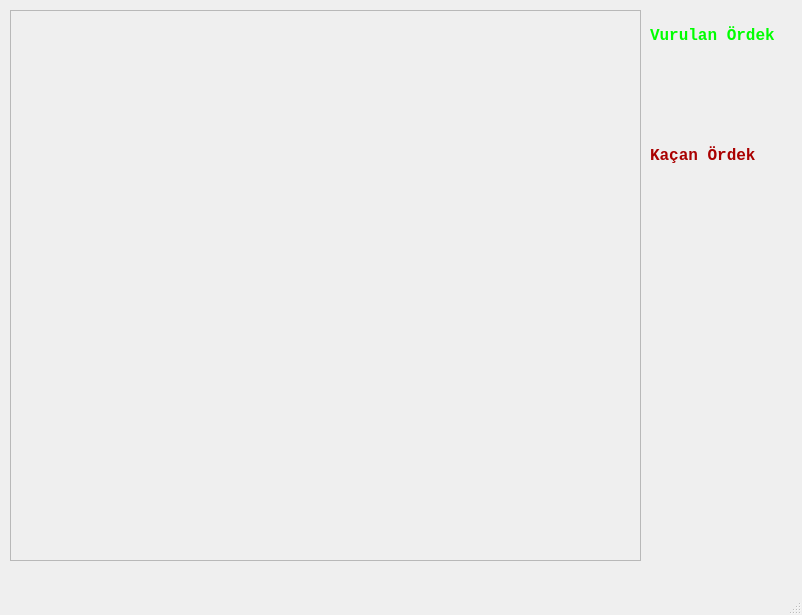
<?xml version="1.0" encoding="UTF-8"?>
<ui version="4.0">
 <class>MainWindow</class>
 <widget class="QMainWindow" name="MainWindow">
  <property name="geometry">
   <rect>
    <x>0</x>
    <y>0</y>
    <width>802</width>
    <height>615</height>
   </rect>
  </property>
  <property name="windowTitle">
   <string>MainWindow</string>
  </property>
  <widget class="QWidget" name="centralwidget">
   <widget class="QFrame" name="frame">
    <property name="geometry">
     <rect>
      <x>10</x>
      <y>10</y>
      <width>631</width>
      <height>551</height>
     </rect>
    </property>
    <property name="styleSheet">
     <string notr="true">
background-image: url(:/res/arkaPlan.png);</string>
    </property>
    <property name="frameShape">
     <enum>QFrame::StyledPanel</enum>
    </property>
    <property name="frameShadow">
     <enum>QFrame::Raised</enum>
    </property>
   </widget>
   <widget class="QLabel" name="missedDucks">
    <property name="geometry">
     <rect>
      <x>650</x>
      <y>130</y>
      <width>121</width>
      <height>51</height>
     </rect>
    </property>
    <property name="font">
     <font>
      <family>Consolas</family>
      <pointsize>12</pointsize>
      <weight>75</weight>
      <bold>true</bold>
     </font>
    </property>
    <property name="text">
     <string>&lt;html&gt;&lt;head/&gt;&lt;body&gt;&lt;p&gt;&lt;span style=&quot; color:#aa0000;&quot;&gt;Kaçan Ördek&lt;/span&gt;&lt;/p&gt;&lt;/body&gt;&lt;/html&gt;</string>
    </property>
   </widget>
   <widget class="QLabel" name="shootedDucks">
    <property name="geometry">
     <rect>
      <x>650</x>
      <y>10</y>
      <width>171</width>
      <height>51</height>
     </rect>
    </property>
    <property name="font">
     <font>
      <family>Consolas</family>
      <pointsize>12</pointsize>
      <weight>75</weight>
      <bold>true</bold>
     </font>
    </property>
    <property name="text">
     <string>&lt;html&gt;&lt;head/&gt;&lt;body&gt;&lt;p&gt;&lt;span style=&quot; color:#00ff00;&quot;&gt;Vurulan Ördek&lt;/span&gt;&lt;/p&gt;&lt;/body&gt;&lt;/html&gt;</string>
    </property>
   </widget>
   <widget class="QLabel" name="missedDuckCounter">
    <property name="geometry">
     <rect>
      <x>650</x>
      <y>170</y>
      <width>121</width>
      <height>51</height>
     </rect>
    </property>
    <property name="font">
     <font>
      <family>Consolas</family>
      <pointsize>12</pointsize>
      <weight>75</weight>
      <bold>true</bold>
     </font>
    </property>
    <property name="text">
     <string>&lt;html&gt;&lt;head/&gt;&lt;body&gt;&lt;p&gt;&lt;br/&gt;&lt;/p&gt;&lt;/body&gt;&lt;/html&gt;</string>
    </property>
   </widget>
   <widget class="QLabel" name="shootedDuckCounter">
    <property name="geometry">
     <rect>
      <x>650</x>
      <y>50</y>
      <width>171</width>
      <height>51</height>
     </rect>
    </property>
    <property name="font">
     <font>
      <family>Consolas</family>
      <pointsize>12</pointsize>
      <weight>75</weight>
      <bold>true</bold>
     </font>
    </property>
    <property name="text">
     <string>&lt;html&gt;&lt;head/&gt;&lt;body&gt;&lt;p&gt;&lt;br/&gt;&lt;/p&gt;&lt;/body&gt;&lt;/html&gt;</string>
    </property>
   </widget>
  </widget>
  <widget class="QMenuBar" name="menubar">
   <property name="geometry">
    <rect>
     <x>0</x>
     <y>0</y>
     <width>802</width>
     <height>25</height>
    </rect>
   </property>
  </widget>
  <widget class="QStatusBar" name="statusbar"/>
 </widget>
 <resources/>
 <connections/>
</ui>
